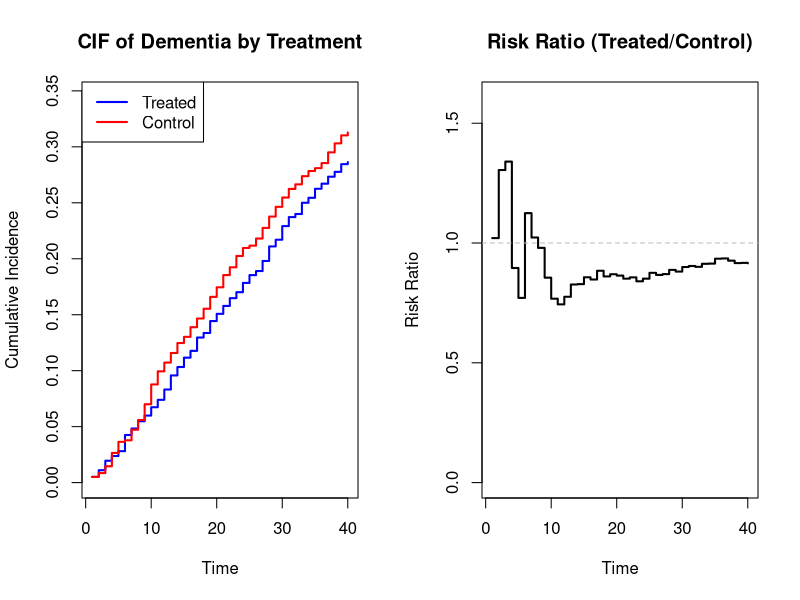
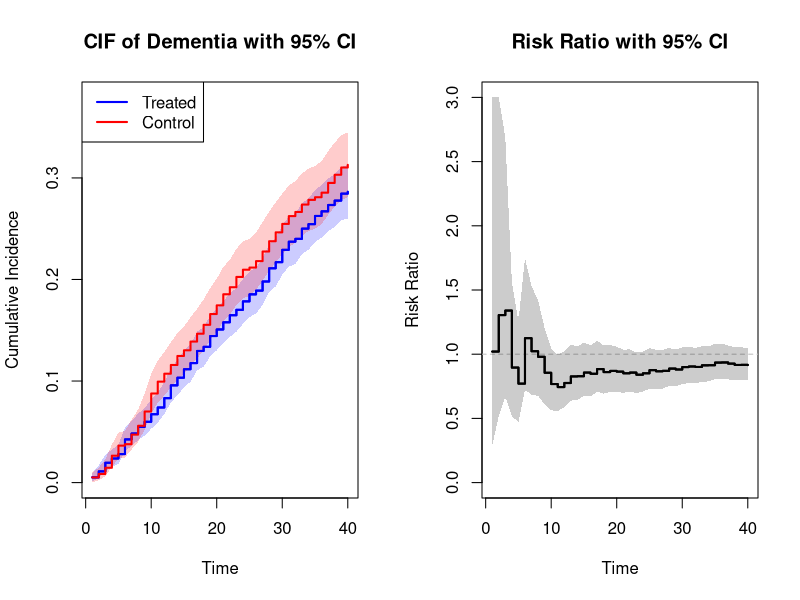

The R script that drew these images, in order:
## ---- chunk 1
knitr::opts_chunk$set(echo = TRUE, message = FALSE, warning = FALSE)
set.seed(42)
## ---- chunk 2
# Parameters
n <- 2000           # Sample size
t_interest <- 20    # Time point of interest for inference

# Step 1: Generate baseline covariates
age <- rnorm(n, mean = 65, sd = 10)
female <- rbinom(n, 1, 0.5)
comorbidity <- rpois(n, lambda = 2)

# Design matrix with intercept (n x q)
X <- cbind(1, age, female, comorbidity)
colnames(X) <- c("intercept", "age", "female", "comorbidity")
q <- ncol(X)  # Number of PS parameters

cat("Design matrix X dimensions:", dim(X), "\n")
cat("Number of PS parameters (q):", q, "\n")
## ---- chunk 3
# Step 2: Generate treatment assignment from propensity score model
# True model: logit P(A=1|X) = gamma_0 + gamma_1*age + gamma_2*female + gamma_3*comorbidity

gamma_true <- c(-1, 0.02, -0.3, 0.1)
names(gamma_true) <- colnames(X)

# True propensity scores
linear_pred_true <- X %*% gamma_true
ps_true <- plogis(linear_pred_true)

# Generate treatment assignment
A <- rbinom(n, 1, ps_true)

cat("True gamma:", gamma_true, "\n")
cat("Treatment prevalence:", mean(A), "\n")
cat("Propensity score range:", round(range(ps_true), 3), "\n")
## ---- chunk 4
# Step 3: Generate competing risks outcomes
# Using Weibull distributions; treatment reduces dementia risk
# Generate competing risks outcomes

  # Baseline hazard parameters (Weibull distribution)
  # Dementia: treatment reduces risk
  shape_dementia <- 1.5
  scale_dementia_0 <- 50   # Control group baseline
  scale_dementia_1 <- 60   # Treatment group baseline
  
  # Death: treatment has smaller effect
  shape_death <- 1.2
  scale_death_0 <- 55
  scale_death_1 <- 58
  
censor_time <- 40  # Administrative censoring

  # Generate latent event times with covariate effects
  U_dementia <- runif(n)
  U_death <- runif(n)
  
  # Weibull scale parameter adjusted by covariates and treatment
  # Scale = baseline_scale * exp(covariate_effects)
  # Higher scale = lower hazard = longer times
  
  # Dementia scale: affected by age (increases risk), female (protective), comorbidity (increases risk)
  scale_adj_dementia <- exp(-0.02 * (age - 65) + 0.15 * female - 0.05 * comorbidity)
  scale_dementia <- ifelse(A == 1,
                           scale_dementia_1 * scale_adj_dementia,
                           scale_dementia_0 * scale_adj_dementia)
  
  # Death scale: different covariate effects
  scale_adj_death <- exp(-0.03 * (age - 65) - 0.10 * female - 0.08 * comorbidity)
  scale_death <- ifelse(A == 1,
                        scale_death_1 * scale_adj_death,
                        scale_death_0 * scale_adj_death)
  
  # Weibull survival time: T = scale * (-log(U))^(1/shape)
  T_dementia <- scale_dementia * (-log(U_dementia))^(1/shape_dementia)
  T_death <- scale_death * (-log(U_death))^(1/shape_death)


# Determine observed event (minimum of dementia and death times)
T_event <- pmin(T_dementia, T_death)
Delta_latent <- ifelse(T_dementia <= T_death, 1, 2)  # 1 = dementia, 2 = death

# Apply administrative censoring
T_obs <- pmin(T_event, censor_time)
Delta <- ifelse(T_event <= censor_time, Delta_latent, 0)  # 0 = censored

# Discretize time for easier computation
T_obs <- ceiling(T_obs)
T_obs[T_obs == 0] <- 1  # Minimum time is 1

data.frame(age=round(age), female, comorbidity, A, T_obs, Delta)[1:10,]

max_time <- max(T_obs)

# Summary
cat("\n=== Data Summary ===\n")
cat("Sample size:", n, "\n")
cat("Treated:", sum(A), "(", round(100*mean(A), 1), "%)\n")
cat("Dementia events:", sum(Delta == 1), "\n")
cat("Death events:", sum(Delta == 2), "\n")
cat("Censored:", sum(Delta == 0), "\n")
cat("Max observed time:", max_time, "\n")


## ---- chunk 5
# Fit logistic regression for propensity scores
ps_model <- glm(A ~ age + female + comorbidity, family = binomial)

# Extract estimates
gamma_hat <- coef(ps_model)
ps_hat <- fitted(ps_model)

# Compare estimated to true coefficients
comparison <- data.frame(
  Parameter = names(gamma_hat),
  True = gamma_true,
  Estimated = round(gamma_hat, 4)
)
print(comparison)
## ---- chunk 6
# Score function U2: contribution from each observation
# U2_i = (A_i - p_hat_i) * X_i
# This is an n x q matrix

U2 <- (A - ps_hat) * X

cat("U2 dimensions:", dim(U2), "\n")
cat("(Each row is one observation's contribution to the score)\n\n")

# Verify: column sums should be approximately 0 (score equation solved)
cat("Column sums of U2 (should be ~0):\n")
print(round(colSums(U2), 10))
## ---- chunk 7
# Compute D_gamma_inv = E[dU2/dgamma'] = -(1/n) * X' * W * X
# where W = diag(p_hat * (1 - p_hat))

W_ps <- ps_hat * (1 - ps_hat)  # n x 1 vector of weights

# D_gamma_inv is q x q
D_gamma_inv <- -t(X) %*% (W_ps * X) / n

cat("D_gamma_inv dimensions:", dim(D_gamma_inv), "\n")
cat("\nD_gamma_inv matrix:\n")
print(round(D_gamma_inv, 6))

# We'll need D_gamma (the inverse) later
D_gamma <- solve(D_gamma_inv)

cat("\nD_gamma (inverse) diagonal elements:", round(diag(D_gamma), 2), "\n")
## ---- chunk 8
# IPW weights for each treatment arm
weights_1 <- A / ps_hat           # Weights for treated
weights_0 <- (1 - A) / (1 - ps_hat)  # Weights for control

# Verify: control patients have zero weight in treated group (and vice versa)
cat("Treated group weights:\n")
cat("  - For treated patients (A=1): range =", round(range(weights_1[A == 1]), 3), "\n")
cat("  - For control patients (A=0): all =", unique(weights_1[A == 0]), "\n")

cat("\nControl group weights:\n")
cat("  - For control patients (A=0): range =", round(range(weights_0[A == 0]), 3), "\n")
cat("  - For treated patients (A=1): all =", unique(weights_0[A == 1]), "\n")
## ---- chunk 9
# Initialize storage for hazards
# NOTE: We compute h_dementia and h_star (overall), NOT h_death separately
h_dementia_1 <- h_star_1 <- numeric(max_time)
h_dementia_0 <- h_star_0 <- numeric(max_time)

# Compute hazards at each time point
for (t in 1:max_time) {
  # Indicators
  at_risk <- (T_obs >= t)                           # Still at risk at time t
  dementia_t <- (T_obs == t) & (Delta == 1)         # Dementia at time t
  any_event_t <- (T_obs == t) & (Delta %in% c(1,2)) # Any event (dementia OR death) at time t
  
  # Treated group (a = 1)
  denom_1 <- sum(weights_1 * at_risk)
  if (denom_1 > 0) {
    h_dementia_1[t] <- sum(weights_1 * at_risk * dementia_t) / denom_1
    h_star_1[t] <- sum(weights_1 * at_risk * any_event_t) / denom_1  # Overall hazard directly
  }
  
  # Control group (a = 0)
  denom_0 <- sum(weights_0 * at_risk)
  if (denom_0 > 0) {
    h_dementia_0[t] <- sum(weights_0 * at_risk * dementia_t) / denom_0
    h_star_0[t] <- sum(weights_0 * at_risk * any_event_t) / denom_0  # Overall hazard directly
  }
}

# Display hazards at selected time points
cat("Dementia hazards at selected times:\n")
times_show <- c(5, 10, 15, 20, 25)
hazard_table <- data.frame(
  Time = times_show,
  h_dementia_treated = round(h_dementia_1[times_show], 4),
  h_dementia_control = round(h_dementia_0[times_show], 4),
  h_star_treated = round(h_star_1[times_show], 4),
  h_star_control = round(h_star_0[times_show], 4)
)
print(hazard_table)
## ---- chunk 10
# Overall survival: S(t) = exp(-cumulative hazard)
# S[t] represents S(t-1) for indexing convenience
S_1 <- exp(-c(0, cumsum(h_star_1)[-max_time]))
S_0 <- exp(-c(0, cumsum(h_star_0)[-max_time]))

# CIF for dementia: F(t) = sum_{u=1}^t h(u) * S(u-1)
CIF_1 <- cumsum(h_dementia_1 * S_1)
CIF_0 <- cumsum(h_dementia_0 * S_0)

# Risk Ratio
RR <- CIF_1 / CIF_0

# Display results
cat("=== CIF Results at time", t_interest, "===\n")
cat("CIF (Treated):", round(CIF_1[t_interest], 4), "\n")
cat("CIF (Control):", round(CIF_0[t_interest], 4), "\n")
cat("Risk Ratio:   ", round(RR[t_interest], 4), "\n")
## ---- chunk 11
# Plot CIF curves (without confidence bands for now)
par(mfrow = c(1, 2))

# CIF plot
plot(1:max_time, CIF_1, type = "s", col = "blue", lwd = 2,
     ylim = c(0, max(CIF_0, CIF_1) * 1.1),
     xlab = "Time", ylab = "Cumulative Incidence",
     main = "CIF of Dementia by Treatment")
lines(1:max_time, CIF_0, type = "s", col = "red", lwd = 2)
legend("topleft", c("Treated", "Control"), col = c("blue", "red"), lwd = 2)

# Risk Ratio plot
plot(1:max_time, RR, type = "s", col = "black", lwd = 2,
     ylim = c(0, max(RR[is.finite(RR)], na.rm = TRUE) * 1.2),
     xlab = "Time", ylab = "Risk Ratio",
     main = "Risk Ratio (Treated/Control)")
abline(h = 1, lty = 2, col = "gray")

par(mfrow = c(1, 1))
## ---- chunk 12
cat("Components needed for influence function:\n\n")
cat("For Part A:\n")
cat("  - U1_i: score contribution for hazard equation\n")
cat("  - D_beta: derivative of hazard equation w.r.t. h(t)\n\n")
cat("For Part B:\n")
cat("  - G: how U1 depends on gamma (through weights)\n")
cat("  - D_gamma: derivative of PS equation (already computed)\n")
cat("  - U2_i: score contribution for PS equation (already computed)\n")
## ---- chunk 13
# Storage for influence functions: n x max_time matrices
psi_h_dementia_1 <- psi_h_star_1 <- matrix(0, n, max_time)
psi_h_dementia_0 <- psi_h_star_0 <- matrix(0, n, max_time)

# Loop over time points
for (t in 1:max_time) {
  # Indicators
  at_risk <- as.numeric(T_obs >= t)
  dementia_t <- as.numeric((T_obs == t) & (Delta == 1))
  any_event_t <- as.numeric((T_obs == t) & (Delta %in% c(1, 2)))  # Dementia OR death
  
  #===========================================================================
  # TREATED GROUP (a = 1)
  #===========================================================================
  
  #--- Part A: Direct influence ---
  # For dementia hazard
  U1_dementia_1 <- weights_1 * at_risk * (dementia_t - h_dementia_1[t])
  # For overall hazard (DIRECT computation)
  U1_star_1 <- weights_1 * at_risk * (any_event_t - h_star_1[t])
  
  # D_beta = -mean(w * at_risk) [same for both hazards]
  D_beta_1 <- -mean(weights_1 * at_risk)
  
  if (abs(D_beta_1) > 1e-10) {
    A_dementia_1 <- -U1_dementia_1 / D_beta_1
    A_star_1 <- -U1_star_1 / D_beta_1
  } else {
    A_dementia_1 <- A_star_1 <- rep(0, n)
  }
  
  #--- Part B: Correction for PS uncertainty ---
  # d(log w)/d(X*gamma) = -(1-p) for treated
  dlogw_dlp_1 <- -(1 - ps_hat)
  
  # G for dementia hazard
  G_dementia_1 <- colMeans(U1_dementia_1 * dlogw_dlp_1 * X)
  # G for overall hazard
  G_star_1 <- colMeans(U1_star_1 * dlogw_dlp_1 * X)
  
  # B_i = D_beta^{-1} * G * D_gamma * U2_i
  if (abs(D_beta_1) > 1e-10) {
    GD_dementia_1 <- G_dementia_1 %*% D_gamma  # 1 x q
    GD_star_1 <- G_star_1 %*% D_gamma
    B_dementia_1 <- as.vector((1 / (-D_beta_1)) * (U2 %*% t(GD_dementia_1)))
    B_star_1 <- as.vector((1 / (-D_beta_1)) * (U2 %*% t(GD_star_1)))
  } else {
    B_dementia_1 <- B_star_1 <- rep(0, n)
  }
  
  # psi*_i = A_i - B_i
  psi_h_dementia_1[, t] <- A_dementia_1 - B_dementia_1
  psi_h_star_1[, t] <- A_star_1 - B_star_1
  
  #===========================================================================
  # CONTROL GROUP (a = 0)
  #===========================================================================
  
  #--- Part A ---
  U1_dementia_0 <- weights_0 * at_risk * (dementia_t - h_dementia_0[t])
  U1_star_0 <- weights_0 * at_risk * (any_event_t - h_star_0[t])
  D_beta_0 <- -mean(weights_0 * at_risk)
  
  if (abs(D_beta_0) > 1e-10) {
    A_dementia_0 <- -U1_dementia_0 / D_beta_0
    A_star_0 <- -U1_star_0 / D_beta_0
  } else {
    A_dementia_0 <- A_star_0 <- rep(0, n)
  }
  
  #--- Part B ---
  # d(log w)/d(X*gamma) = p for control
  dlogw_dlp_0 <- ps_hat
  
  G_dementia_0 <- colMeans(U1_dementia_0 * dlogw_dlp_0 * X)
  G_star_0 <- colMeans(U1_star_0 * dlogw_dlp_0 * X)
  
  if (abs(D_beta_0) > 1e-10) {
    GD_dementia_0 <- G_dementia_0 %*% D_gamma
    GD_star_0 <- G_star_0 %*% D_gamma
    B_dementia_0 <- as.vector((1 / (-D_beta_0)) * (U2 %*% t(GD_dementia_0)))
    B_star_0 <- as.vector((1 / (-D_beta_0)) * (U2 %*% t(GD_star_0)))
  } else {
    B_dementia_0 <- B_star_0 <- rep(0, n)
  }
  
  psi_h_dementia_0[, t] <- A_dementia_0 - B_dementia_0
  psi_h_star_0[, t] <- A_star_0 - B_star_0
}

cat("Influence functions computed for hazards.\n")
cat("Dimensions of psi_h_dementia_1:", dim(psi_h_dementia_1), "\n")
cat("Dimensions of psi_h_star_1:", dim(psi_h_star_1), "\n")
cat("(Each row is one observation, each column is one time point)\n")
## ---- chunk 14
# Influence function for CIF at each time point
psi_CIF_1 <- psi_CIF_0 <- matrix(0, n, max_time)

for (t in 1:max_time) {
  psi_t_1 <- psi_t_0 <- rep(0, n)
  
  for (u in 1:t) {
    #--- Direct effect: dF/dh(u) = S(u-1) ---
    psi_t_1 <- psi_t_1 + S_1[u] * psi_h_dementia_1[, u]
    psi_t_0 <- psi_t_0 + S_0[u] * psi_h_dementia_0[, u]
    
    #--- Indirect effect through survival (for u < t) ---
    if (u < t) {
      # dF(t)/dh_star(u) = -sum_{v=u+1}^t h(v) * S(v-1)
      deriv_S_1 <- deriv_S_0 <- 0
      for (v in (u + 1):t) {
        deriv_S_1 <- deriv_S_1 - h_dementia_1[v] * S_1[v]
        deriv_S_0 <- deriv_S_0 - h_dementia_0[v] * S_0[v]
      }
      # SIMPLER: Just multiply by psi_h_star directly
      psi_t_1 <- psi_t_1 + deriv_S_1 * psi_h_star_1[, u]
      psi_t_0 <- psi_t_0 + deriv_S_0 * psi_h_star_0[, u]
    }
  }
  
  psi_CIF_1[, t] <- psi_t_1
  psi_CIF_0[, t] <- psi_t_0
}

cat("Influence functions computed for CIF.\n")
cat("Dimensions of psi_CIF_1:", dim(psi_CIF_1), "\n")
## ---- chunk 15
# Extract influence functions at time of interest
psi_1_t <- psi_CIF_1[, t_interest]
psi_0_t <- psi_CIF_0[, t_interest]

# Variance of CIF
var_CIF_1 <- mean(psi_1_t^2) / n
var_CIF_0 <- mean(psi_0_t^2) / n

se_CIF_1 <- sqrt(var_CIF_1)
se_CIF_0 <- sqrt(var_CIF_0)

cat("=== Variance of CIF at time", t_interest, "===\n")
cat("CIF (Treated):", round(CIF_1[t_interest], 4), 
    " (SE:", round(se_CIF_1, 4), ")\n")
cat("CIF (Control):", round(CIF_0[t_interest], 4), 
    " (SE:", round(se_CIF_0, 4), ")\n")
## ---- chunk 16
F1_t <- CIF_1[t_interest]
F0_t <- CIF_0[t_interest]
RR_t <- F1_t / F0_t

# Influence function for RR
psi_RR <- (1 / F0_t) * psi_1_t - (RR_t / F0_t) * psi_0_t
var_RR <- mean(psi_RR^2) / n
se_RR <- sqrt(var_RR)

# Influence function for log(RR)
psi_logRR <- (1 / F1_t) * psi_1_t - (1 / F0_t) * psi_0_t
var_logRR <- mean(psi_logRR^2) / n
se_logRR <- sqrt(var_logRR)

# 95% CI for RR (using log transform for better coverage)
CI_lower <- RR_t * exp(-1.96 * se_logRR)
CI_upper <- RR_t * exp(1.96 * se_logRR)

cat("\n=== Risk Ratio at time", t_interest, "===\n")
cat("RR:        ", round(RR_t, 4), " (SE:", round(se_RR, 4), ")\n")
cat("log(RR):   ", round(log(RR_t), 4), " (SE:", round(se_logRR, 4), ")\n")
cat("95% CI:    (", round(CI_lower, 4), ",", round(CI_upper, 4), ")\n")
## ---- chunk 17
# Create summary table
results_summary <- data.frame(
  Quantity = c("CIF (Treated)", "CIF (Control)", "Risk Ratio", "log(RR)"),
  Estimate = c(F1_t, F0_t, RR_t, log(RR_t)),
  SE = c(se_CIF_1, se_CIF_0, se_RR, se_logRR),
  CI_Lower = c(F1_t - 1.96*se_CIF_1, F0_t - 1.96*se_CIF_0, CI_lower, log(RR_t) - 1.96*se_logRR),
  CI_Upper = c(F1_t + 1.96*se_CIF_1, F0_t + 1.96*se_CIF_0, CI_upper, log(RR_t) + 1.96*se_logRR)
)
results_summary[, 2:5] <- round(results_summary[, 2:5], 4)

cat("=== Final Results at time", t_interest, "===\n\n")
print(results_summary, row.names = FALSE)
## ---- chunk 18
# Bootstrap validation
B <- 200
RR_boot <- CIF_1_boot <- CIF_0_boot <- numeric(B)

cat("Running", B, "bootstrap replications...\n")

for (b in 1:B) {
  if (b %% 50 == 0) cat("  Bootstrap", b, "/", B, "\n")
  
  # Resample with replacement
  idx <- sample(1:n, n, replace = TRUE)
  
  A_b <- A[idx]
  X_b <- X[idx, ]
  T_obs_b <- T_obs[idx]
  Delta_b <- Delta[idx]
  
  # Re-fit PS model
  ps_fit_b <- glm(A_b ~ X_b[, -1], family = binomial)
  ps_hat_b <- fitted(ps_fit_b)
  
  # Weights
  w1_b <- A_b / ps_hat_b
  w0_b <- (1 - A_b) / (1 - ps_hat_b)
  
  # Compute hazards
  h_dem_1_b <- h_dem_0_b <- numeric(max_time)
  h_star_1_b <- h_star_0_b <- numeric(max_time)
  
  for (tt in 1:max_time) {
    at_risk_b <- (T_obs_b >= tt)
    dem_b <- (T_obs_b == tt) & (Delta_b == 1)
    any_event_b <- (T_obs_b == tt) & (Delta_b %in% c(1, 2))
    
    d1 <- sum(w1_b * at_risk_b)
    d0 <- sum(w0_b * at_risk_b)
    
    if (d1 > 0) {
      h_dem_1_b[tt] <- sum(w1_b * at_risk_b * dem_b) / d1
      h_star_1_b[tt] <- sum(w1_b * at_risk_b * any_event_b) / d1
    }
    if (d0 > 0) {
      h_dem_0_b[tt] <- sum(w0_b * at_risk_b * dem_b) / d0
      h_star_0_b[tt] <- sum(w0_b * at_risk_b * any_event_b) / d0
    }
  }
  
  # Compute CIF
  S_1_b <- exp(-c(0, cumsum(h_star_1_b)[-max_time]))
  S_0_b <- exp(-c(0, cumsum(h_star_0_b)[-max_time]))
  
  CIF_1_boot[b] <- sum(h_dem_1_b[1:t_interest] * S_1_b[1:t_interest])
  CIF_0_boot[b] <- sum(h_dem_0_b[1:t_interest] * S_0_b[1:t_interest])
  RR_boot[b] <- CIF_1_boot[b] / CIF_0_boot[b]
}

# Compare standard errors
comparison_se <- data.frame(
  Quantity = c("CIF (Treated)", "CIF (Control)", "Risk Ratio", "log(RR)"),
  SE_InfluenceFunction = round(c(se_CIF_1, se_CIF_0, se_RR, se_logRR), 4),
  SE_Bootstrap = round(c(sd(CIF_1_boot), sd(CIF_0_boot), sd(RR_boot), sd(log(RR_boot))), 4)
)

cat("\n=== Comparison of Standard Errors ===\n\n")
print(comparison_se, row.names = FALSE)
## ---- chunk 19
# Compute SE at each time point
se_CIF_1_all <- sqrt(colMeans(psi_CIF_1^2) / n)
se_CIF_0_all <- sqrt(colMeans(psi_CIF_0^2) / n)

# Plot
par(mfrow = c(1, 2))

#--- CIF with confidence bands ---
plot(1:max_time, CIF_1, type = "s", col = "blue", lwd = 2,
     ylim = c(0, max(CIF_0 + 1.96*se_CIF_0_all) * 1.1),
     xlab = "Time", ylab = "Cumulative Incidence",
     main = "CIF of Dementia with 95% CI")

# Confidence bands
polygon(c(1:max_time, max_time:1),
        c(CIF_1 + 1.96*se_CIF_1_all, rev(pmax(0, CIF_1 - 1.96*se_CIF_1_all))),
        col = rgb(0, 0, 1, 0.2), border = NA)
polygon(c(1:max_time, max_time:1),
        c(CIF_0 + 1.96*se_CIF_0_all, rev(pmax(0, CIF_0 - 1.96*se_CIF_0_all))),
        col = rgb(1, 0, 0, 0.2), border = NA)

lines(1:max_time, CIF_1, type = "s", col = "blue", lwd = 2)
lines(1:max_time, CIF_0, type = "s", col = "red", lwd = 2)
legend("topleft", c("Treated", "Control"), col = c("blue", "red"), lwd = 2)

#--- Risk Ratio with confidence bands ---
RR_all <- CIF_1 / CIF_0
se_logRR_all <- sqrt(colMeans(psi_CIF_1^2) / (n * CIF_1^2) + 
                      colMeans(psi_CIF_0^2) / (n * CIF_0^2))
CI_lower_all <- RR_all * exp(-1.96 * se_logRR_all)
CI_upper_all <- RR_all * exp(1.96 * se_logRR_all)

plot(1:max_time, RR_all, type = "s", col = "black", lwd = 2,
     ylim = c(0, min(max(CI_upper_all[is.finite(CI_upper_all)], na.rm = TRUE), 3)),
     xlab = "Time", ylab = "Risk Ratio",
     main = "Risk Ratio with 95% CI")
abline(h = 1, lty = 2, col = "gray")

# Confidence band
polygon(c(1:max_time, max_time:1),
        c(pmin(CI_upper_all, 3), rev(pmax(0, CI_lower_all))),
        col = rgb(0, 0, 0, 0.2), border = NA)
lines(1:max_time, RR_all, type = "s", col = "black", lwd = 2)

par(mfrow = c(1, 1))
